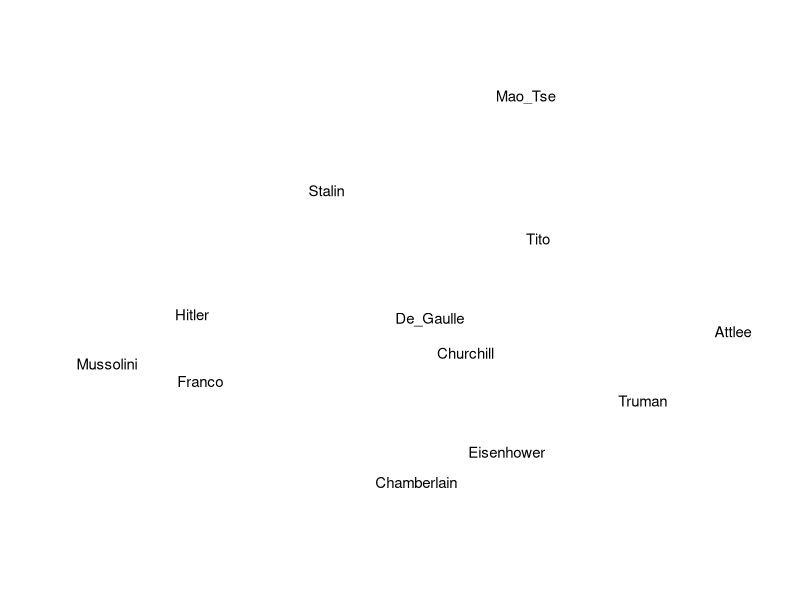

This figure's R source:
# --- Step 1: Load the MASS library for the isoMDS function ---
library(MASS)

# --- Step 2: Create an empty matrix for the dissimilarity data ---
World_war_Politicians_data_1 <- matrix(ncol = 12, nrow = 12)

# Assign names to the columns and rows
politician_names <- c("Hitler", "Mussolini", "Churchill", "Eisenhower", "Stalin", "Attlee", "Franco", "De_Gaulle", "Mao_Tse", "Truman", "Chamberlain", "Tito")
colnames(World_war_Politicians_data_1) <- politician_names
rownames(World_war_Politicians_data_1) <- politician_names

# --- Step 3: Populate the matrix with dissimilarity data ---
# Fill the lower triangle of the matrix with the provided dissimilarity scores.
World_war_Politicians_data_1[lower.tri(World_war_Politicians_data_1)] <- c(5, 11, 15, 8, 17, 5, 10, 16, 17, 12, 16, 14, 16, 13, 18, 3, 11, 18, 18, 14, 17, 7, 11, 11, 12, 5, 16, 8, 10, 8, 16, 16, 14, 8, 17, 6, 7, 12, 15, 13, 11, 12, 14, 16, 12, 16, 12, 16, 12, 9, 13, 9, 17, 16, 10, 12, 13, 9, 11, 7, 12, 17, 10, 9, 11, 15)

# Set the diagonal to zero
diag(World_war_Politicians_data_1) <- 0

# --- Step 4: Convert the matrix to a distance object ---
dist_politicians <- as.dist(World_war_Politicians_data_1)

# --- Step 5: Perform Non-Metric MDS ---
# The isoMDS() function is used for non-metric scaling.
NMMDS_1 <- isoMDS(dist_politicians, k = 2)

# --- Step 6: Plot the results ---
# Create an empty plot to place the labels on.
plot(NMMDS_1$points, type = "n", xlab = "", ylab = "", axes = FALSE)

# Add the politician names at their scaled coordinates.
text(NMMDS_1$points, labels = politician_names, cex = 0.9, xpd = TRUE)
